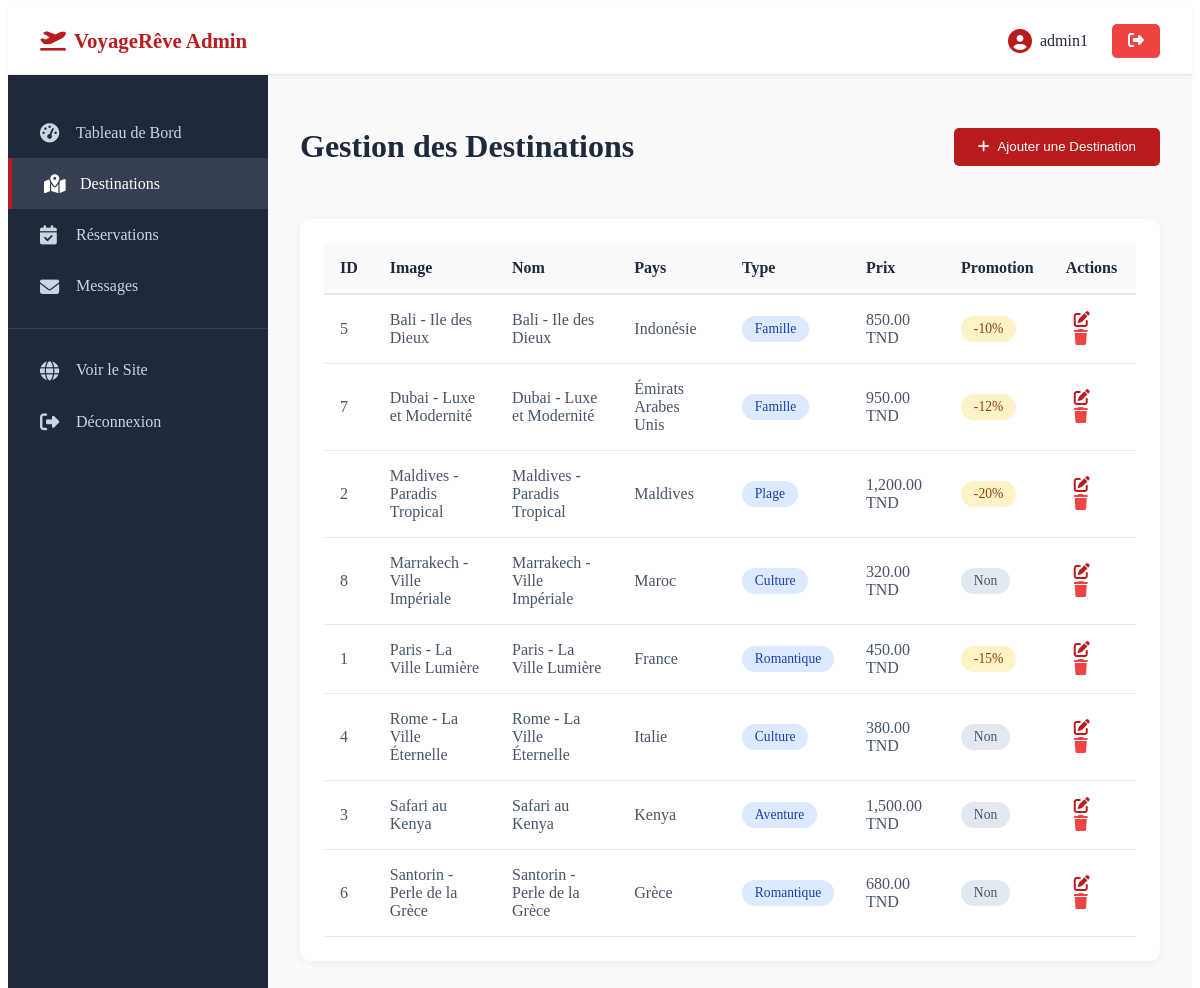
Page /admin/admin_destinations.php (signed in) on the committed database.
### tables this page shows
CREATE TABLE IF NOT EXISTS destinations (
    id INT AUTO_INCREMENT PRIMARY KEY,
    nom VARCHAR(255) NOT NULL,
    pays VARCHAR(100) NOT NULL,
    description TEXT NOT NULL,
    prix_depart DECIMAL(10, 2) NOT NULL,
    type_voyage ENUM('famille', 'romantique', 'aventure', 'plage', 'culture') NOT NULL,
    image VARCHAR(255) NOT NULL,
    promotion BOOLEAN DEFAULT FALSE,
    pourcentage_promo INT DEFAULT 0,
    date_creation TIMESTAMP DEFAULT CURRENT_TIMESTAMP
);

### admin/admin_destinations.php (the view, shortened to what this page needs)
<?php
$conn = getConnection();
$sql = "SELECT * FROM destinations ORDER BY nom ASC";
$destinations = $conn->query($sql);
?>
<!DOCTYPE html>
<html lang="fr">
<head>
    <link rel="stylesheet" href="../css/admin.css">
    <link rel="stylesheet" href="https://cdnjs.cloudflare.com/ajax/libs/font-awesome/6.4.0/css/all.min.css">
</head>
<body>
    <?php include 'admin_header.php'; ?>
    <div class="admin-container">
        <?php include 'admin_sidebar.php'; ?>
        <main class="admin-content">
            <div class="page-header">
                <h1>Gestion des Destinations</h1>
                <button onclick="showAddForm()" class="btn btn-primary">
                    <i class="fas fa-plus"></i> Ajouter une Destination
                </button>
            </div>
            <div class="table-container">
                <table class="data-table">
                    <thead>
                        <tr>
                            <th>ID</th>
                            <th>Image</th>
                            <th>Nom</th>
                            <th>Pays</th>
                            <th>Type</th>
                            <th>Prix</th>
                            <th>Promotion</th>
                            <th>Actions</th>
                        </tr>
                    </thead>
                    <tbody>
                        <?php while($dest = $destinations->fetch_assoc()): ?>
                        <tr>
                            <td><?php echo $dest['id']; ?></td>
                            <td>
                                <?php echo htmlspecialchars($dest['nom']); ?>
                            </td>
                            <td><?php echo htmlspecialchars($dest['nom']); ?></td>
                            <td><?php echo htmlspecialchars($dest['pays']); ?></td>
                            <td><span class="badge badge-info"><?php echo ucfirst($dest['type_voyage']); ?></span></td>
                            <td><?php echo number_format($dest['prix_depart'], 2); ?> TND</td>
                            <td>
                                <?php if ($dest['promotion']): ?>
                                    <span class="badge badge-warning">-<?php echo $dest['pourcentage_promo']; ?>%</span>
                                <?php else: ?>
                                    <span class="badge badge-secondary">Non</span>
                                <?php endif; ?>
                            </td>
                            <td>
                                <a href="admin_destinations.php?action=edit&id=<?php echo $dest['id']; ?>" class="btn-icon btn-edit" title="Modifier">
                                    <i class="fas fa-edit"></i>
                                </a>
                                <a href="admin_destinations.php?action=delete&id=<?php echo $dest['id']; ?>" class="btn-icon btn-delete" title="Supprimer" onclick="return confirm('Êtes-vous sûr de vouloir supprimer cette destination ?');">
                                    <i class="fas fa-trash"></i>
                                </a>
                            </td>
                        </tr>
                        <?php endwhile; ?>
                    </tbody>
                </table>
            </div>
        </main>
    </div>
</body>
</html>

### css/admin.css (style rules this page uses)
:root { --admin-primary: #B91C1C; --admin-secondary: #F87171; --admin-success: #52B788; --admin-warning: #f59e0b; --admin-danger: #ef4444; --admin-dark: #1e293b; --admin-light: #f8fafc; --admin-border: #e2e8f0; }
.admin-container { display: flex; min-height: calc(100vh - 70px); }
.admin-content { flex: 1; padding: 2rem; background: var(--admin-light); }
.page-header { display: flex; justify-content: space-between; align-items: center; margin-bottom: 2rem; }
.page-header h1 { color: var(--admin-dark); font-size: 2rem; }
.table-container { background: white; padding: 1.5rem; border-radius: 10px; box-shadow: 0 2px 8px rgba(0, 0, 0, 0.05); overflow-x: auto; }
.data-table { width: 100%; border-collapse: collapse; }
.data-table thead { background: var(--admin-light); }
.data-table th { padding: 1rem; text-align: left; font-weight: 600; color: var(--admin-dark); border-bottom: 2px solid var(--admin-border); }
.data-table td { padding: 1rem; border-bottom: 1px solid var(--admin-border); color: #475569; }
.badge { display: inline-block; padding: 0.3rem 0.8rem; border-radius: 20px; font-size: 0.85rem; font-weight: 500; }
.badge-warning { background: #fef3c7; color: #92400e; }
.badge-info { background: #dbeafe; color: #1e40af; }
.badge-secondary { background: #e2e8f0; color: #475569; }
.btn { padding: 0.7rem 1.5rem; border: none; border-radius: 5px; font-weight: 500; cursor: pointer; text-decoration: none; display: inline-flex; align-items: center; gap: 0.5rem; transition: opacity 0.3s ease; }
.btn-primary { background: var(--admin-primary); color: white; }
.btn-icon { padding: 0.5rem; border: none; background: none; cursor: pointer; font-size: 1rem; border-radius: 5px; transition: background-color 0.3s ease; }
.btn-edit { color: var(--admin-primary); }
.btn-delete { color: var(--admin-danger); }

### rows in the picture
destinations: id "5", nom "Bali - Ile des Dieux", pays "Indonésie", type_voyage "Famille", prix_depart "850.00", pourcentage_promo "10"
destinations: id "7", nom "Dubai - Luxe et Modernité", pays "Émirats Arabes Unis", type_voyage "Famille", prix_depart "950.00", pourcentage_promo "12"
destinations: id "2", nom "Maldives - Paradis Tropical", pays "Maldives", type_voyage "Plage", prix_depart "1,200.00", pourcentage_promo "20"
destinations: id "8", nom "Marrakech - Ville Impériale", pays "Maroc", type_voyage "Culture", prix_depart "320.00", promotion "Non"
destinations: id "1", nom "Paris - La Ville Lumière", pays "France", type_voyage "Romantique", prix_depart "450.00", pourcentage_promo "15"
destinations: id "4", nom "Rome - La Ville Éternelle", pays "Italie", type_voyage "Culture", prix_depart "380.00", promotion "Non"
destinations: id "3", nom "Safari au Kenya", pays "Kenya", type_voyage "Aventure", prix_depart "1,500.00", promotion "Non"
destinations: id "6", nom "Santorin - Perle de la Grèce", pays "Grèce", type_voyage "Romantique", prix_depart "680.00", promotion "Non"

### other values in the picture
$_SESSION['name'] "admin1"
